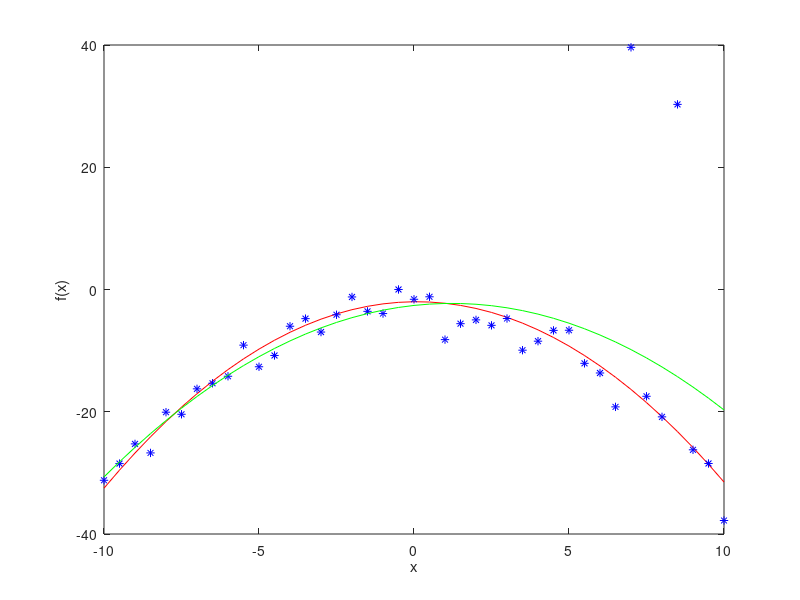

This figure's MATLAB source:
function regresion_prueba ()
clc;
close all;
clear all;
 
dx = 0.5;
x_min = -10;
x_max = 10;
r = 2.0;
x = x_min:dx:x_max;
y = -0.3*x.^2+.05*x-2;
Ne = length(y);
sr = sin(2*r*rand(1,Ne)-r)./rand(1,Ne);
%sr = sin(2*r*rand(1,Ne)-r);
yr = y+sr;
sx2 = x*x';
sx = x*ones(Ne,1);
sx3 = (x.*x)*x';
sx4 = (x.*x.*x)*x';
sy = yr*ones(Ne,1);
sxy = x*yr';
sx2y = (x.*x)*yr';
M = [sx2 sx Ne; sx3 sx2 sx; sx4 sx3 sx2];
v = [sy; sxy; sx2y];
%a = inv(M)*v;
a = M\v;
y2 = a(1)*x.^2+a(2)*x+a(3);
 
figure();
plot(x,y,'r-',x,yr,'b*', x, y2, 'g-');
xlabel('x');
ylabel('f(x)');